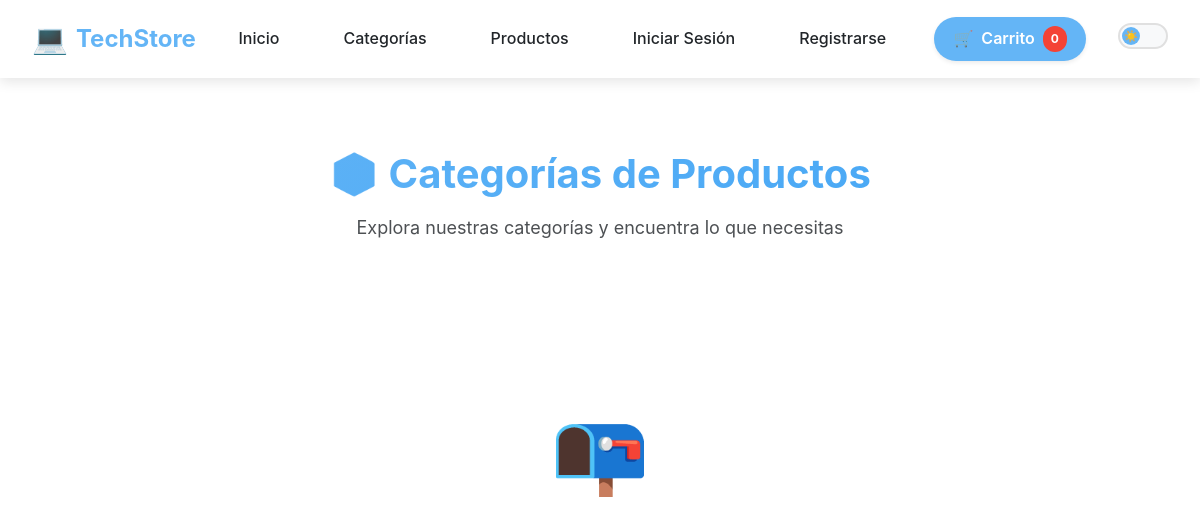
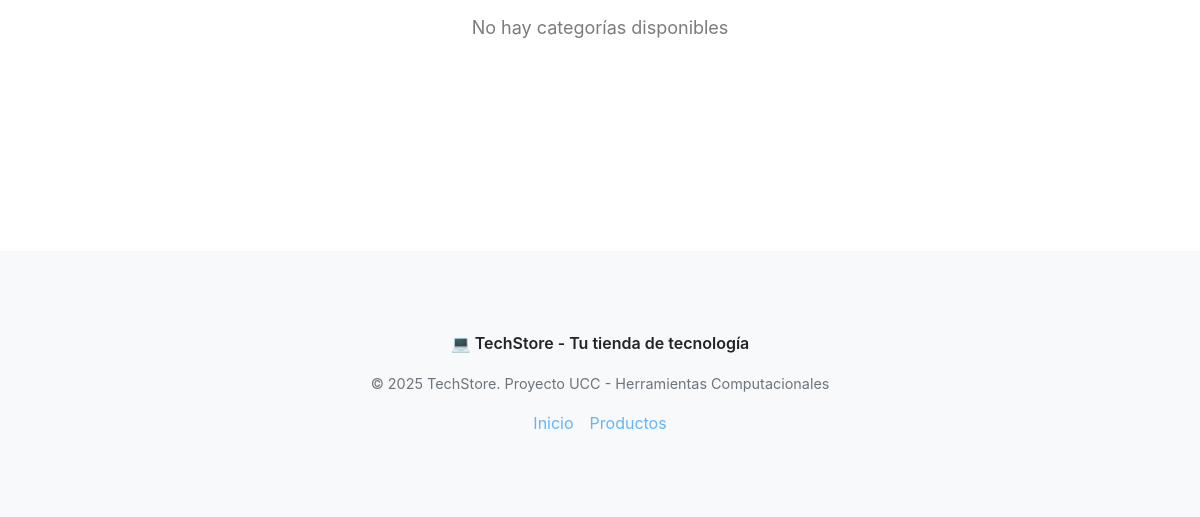
Before: /categorias/ with the older database file (2 pictures, top to bottom).
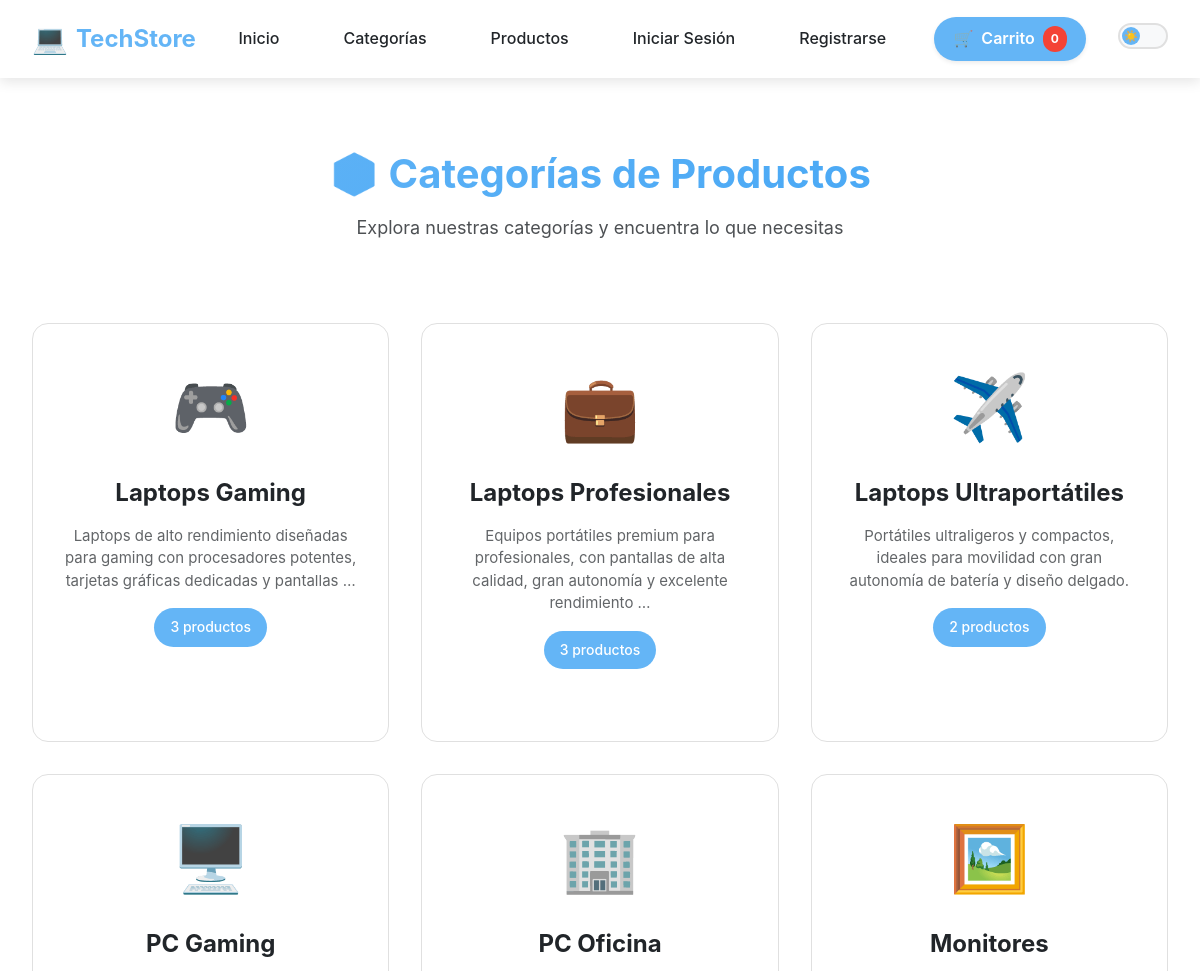
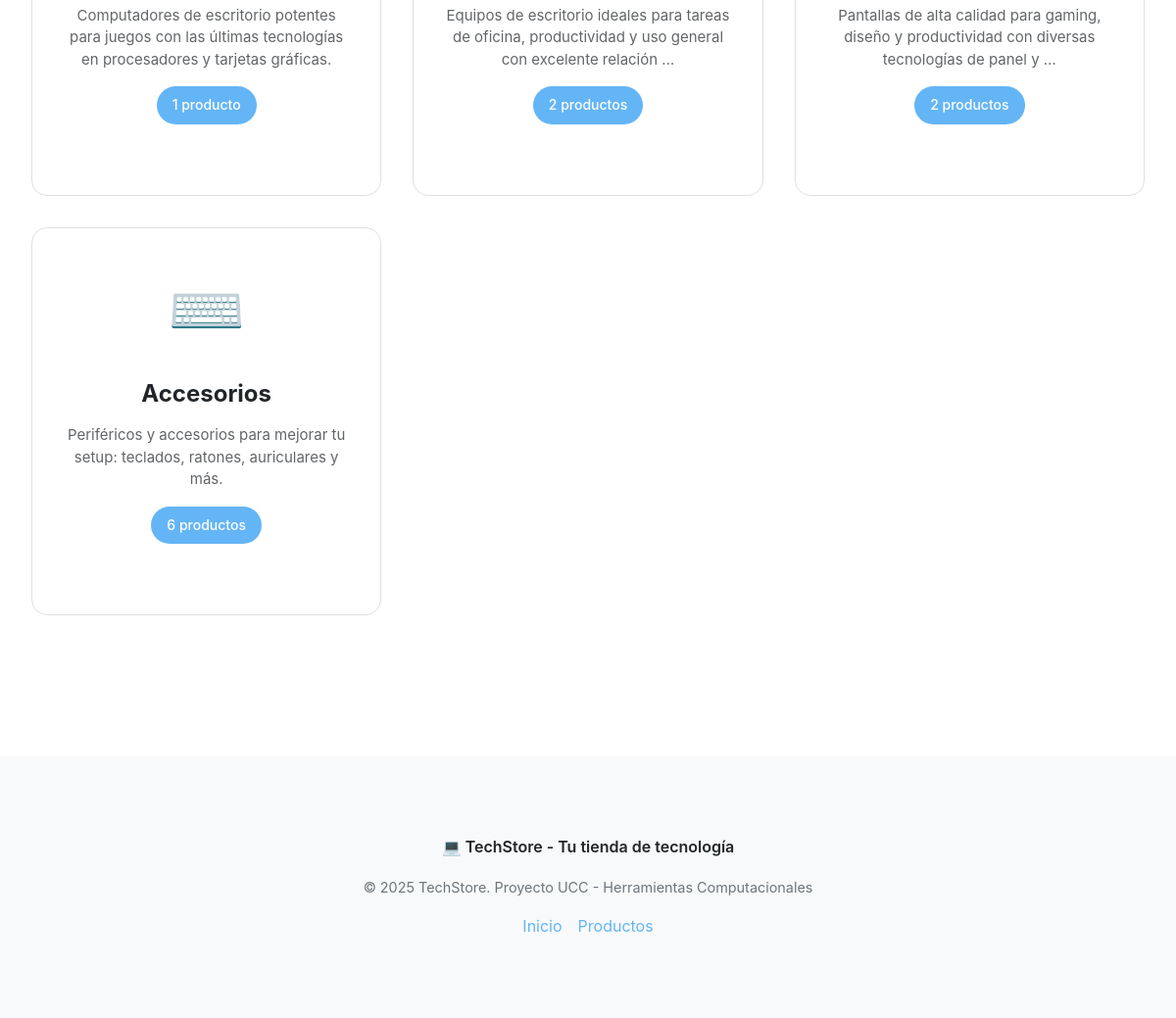
After: the same page with the newer database file (2 pictures, top to bottom).
### crud_app/models.py (models this page shows, shortened)
class Categoria(models.Model):
    nombre = models.CharField(max_length=100, unique=True)
    slug = models.SlugField(max_length=100, unique=True, blank=True)
    descripcion = models.TextField(blank=True, help_text="Descripción de la categoría")
    icono = models.CharField(max_length=50, default="📦", help_text="Emoji o código del icono")
    imagen = models.ImageField(upload_to='categorias/', blank=True, null=True)
    activa = models.BooleanField(default=True)
    orden = models.PositiveIntegerField(default=0, help_text="Orden de visualización")
    creado_el = models.DateTimeField(auto_now_add=True)
    actualizado_el = models.DateTimeField(auto_now=True)
    class Meta:
        ordering = ['orden', 'nombre']
        verbose_name = 'Categoría'
        verbose_name_plural = 'Categorías'

### crud_app/views.py (the view)
# urls.py: path('categorias/', views.categorias_lista, name='categorias_lista'),
def categorias_lista(request):
    categorias = Categoria.objects.filter(activa=True).order_by('orden', 'nombre')
    for categoria in categorias:
        categoria.productos_count = categoria.productos.filter(stock__gt=0).count()
    context = {
        'categorias': categorias,
    }
    return render(request, 'crud_app/categorias.html', context)

### crud_app/templates/crud_app/categorias.html (shortened to what this page needs)
{% extends 'crud_app/base.html' %}
{% load static %}
{% block contenido %}
<div class="container">
    <div class="page-header">
        <h1>📦 Categorías de Productos</h1>
        <p>Explora nuestras categorías y encuentra lo que necesitas</p>
    </div>
    <div class="categories-grid">
        {% for categoria in categorias %}
        <a href="{% url 'categoria_detalle' categoria.slug %}" class="category-card">
            <div class="category-icon">{{ categoria.icono }}</div>
            <h3>{{ categoria.nombre }}</h3>
            <p>{{ categoria.descripcion|truncatewords:15 }}</p>
            <div class="category-count">
                {{ categoria.productos_count }} producto{{ categoria.productos_count|pluralize }}
            </div>
        </a>
        {% empty %}
        <div class="empty-state">
            <div class="empty-icon">📭</div>
            <p>No hay categorías disponibles</p>
        </div>
        {% endfor %}
    </div>
</div>
{% endblock %}

### crud_app/templates/crud_app/base.html (shortened to what this page needs)
{% load static %}
<!DOCTYPE html>
<html lang="es" data-theme="light">
<head>
  <link rel="stylesheet" href="{% static 'css/styles.css' %}?v=2.0">
  <link rel="stylesheet" href="{% static 'css/responsive-overrides.css' %}">
</head>
<body>
  <nav class="navbar">
    <div class="navbar-container">
      <a class="navbar-brand" href="{% url 'index' %}">
        <span style="font-size: 1.8rem;">💻</span>
        <span>TechStore</span>
      </a>
      <ul class="navbar-menu" id="navbar-menu">
        <li><a class="navbar-link" href="{% url 'index' %}">Inicio</a></li>
        <li><a class="navbar-link" href="{% url 'categorias_lista' %}">Categorías</a></li>
        <li><a class="navbar-link" href="{% url 'lista_productos' %}">Productos</a></li>
        {% if user.is_authenticated %}
          <li><a class="navbar-link" href="{% url 'orders' %}">📦 Mis Órdenes</a></li>
          <li><a class="navbar-link" href="{% url 'logout' %}">Cerrar Sesión</a></li>
        {% else %}
          <li><a class="navbar-link" href="{% url 'login' %}">Iniciar Sesión</a></li>
          <li><a class="navbar-link" href="{% url 'register' %}">Registrarse</a></li>
        {% endif %}
        <li>
          <a class="cart-button" href="{% url 'ver_carrito' %}">
            <span>🛒</span>
            <span>Carrito</span>
            <span class="cart-badge" id="cart-badge">0</span>
          </a>
        </li>
        <li>
          <button class="theme-toggle" id="theme-toggle" aria-label="Cambiar tema">
            <div class="theme-toggle-slider">
              <span id="theme-icon">☀️</span>
            </div>
          </button>
        </li>
      </ul>
    </div>
  </nav>
  <main>
    {% block contenido %}{% endblock %}
  </main>
  <footer style="background-color: var(--secondary-bg); padding: 3rem 2rem; margin-top: 4rem; text-align: center; color: var(--text-secondary);">
    <div class="container">
      <p style="margin-bottom: 1rem; font-weight: 600; color: var(--text-primary);">💻 TechStore - Tu tienda de tecnología</p>
      <p style="font-size: 0.9rem;">© 2025 TechStore. Proyecto UCC - Herramientas Computacionales</p>
      <div style="margin-top: 1rem; display: flex; gap: 1rem; justify-content: center; flex-wrap: wrap;">
        <a href="{% url 'index' %}" style="color: var(--accent-blue); text-decoration: none;">Inicio</a>
        <a href="{% url 'lista_productos' %}" style="color: var(--accent-blue); text-decoration: none;">Productos</a>
      </div>
    </div>
  </footer>
</body>
</html>

### static/css/styles.css (style rules this page uses)
:root { --primary-bg: #ffffff; --secondary-bg: #f8f9fa; --card-bg: #ffffff; --text-primary: #212529; --text-secondary: #6c757d; --border-color: #e0e0e0; --accent-blue: #64b5f6; --accent-blue-hover: #42a5f5; --accent-blue-light: #e3f2fd; --success: #4caf50; --success-hover: #45a049; --warning: #ff9800; --danger: #f44336; --danger-hover: #da190b; --info: #2196f3; --shadow-sm: 0 2px 4px rgba(0, 0, 0, 0.08); --shadow-md: 0 4px 12px rgba(0, 0, 0, 0.1); --shadow-lg: 0 8px 24px rgba(0, 0, 0, 0.12); --transition-fast: 0.15s ease; --transition-normal: 0.3s ease; --transition-slow: 0.5s ease; --spacing-xs: 0.5rem; --spacing-sm: 1rem; --spacing-md: 1.5rem; --spacing-lg: 2rem; --spacing-xl: 3rem; --radius-sm: 6px; --radius-md: 10px; --radius-lg: 16px; --radius-full: 9999px; }
* { margin: 0; padding: 0; box-sizing: border-box; }
html { scroll-behavior: smooth; }
body { font-family: -apple-system, BlinkMacSystemFont, 'Segoe UI', Roboto, 'Helvetica Neue', Arial, sans-serif; background-color: var(--primary-bg); color: var(--text-primary); line-height: 1.6; transition: background-color var(--transition-normal), color var(--transition-normal); min-height: 100vh; }
.navbar { background-color: var(--card-bg); box-shadow: var(--shadow-md); position: sticky; top: 0; z-index: 1000; transition: all var(--transition-normal); }
.navbar-container { max-width: 1400px; margin: 0 auto; display: flex; justify-content: space-between; align-items: center; padding: 1rem 2rem; }
.navbar-brand { font-size: 1.5rem; font-weight: 700; color: var(--accent-blue); text-decoration: none; display: flex; align-items: center; gap: 0.5rem; transition: transform var(--transition-fast); }
.navbar-menu { display: flex; align-items: center; gap: 2rem; list-style: none; }
.navbar-link { color: var(--text-primary); text-decoration: none; font-weight: 500; padding: 0.5rem 1rem; border-radius: var(--radius-sm); transition: all var(--transition-fast); position: relative; }
.navbar-link::after { content: ''; position: absolute; bottom: -2px; left: 50%; width: 0; height: 2px; background-color: var(--accent-blue); transition: width var(--transition-fast), left var(--transition-fast); }
.cart-button { position: relative; background-color: var(--accent-blue); color: white; padding: 0.6rem 1.2rem; border-radius: var(--radius-full); text-decoration: none; font-weight: 600; display: flex; align-items: center; gap: 0.5rem; transition: all var(--transition-fast); box-shadow: var(--shadow-sm); }
.cart-badge { background-color: var(--danger); color: white; border-radius: var(--radius-full); padding: 0.2rem 0.5rem; font-size: 0.75rem; font-weight: 700; min-width: 20px; text-align: center; }
.theme-toggle { background: var(--secondary-bg); border: 2px solid var(--border-color); border-radius: var(--radius-full); width: 50px; height: 26px; cursor: pointer; position: relative; transition: all var(--transition-normal); }
.theme-toggle-slider { position: absolute; top: 2px; left: 2px; width: 18px; height: 18px; border-radius: 50%; background-color: var(--accent-blue); transition: transform var(--transition-normal); display: flex; align-items: center; justify-content: center; font-size: 0.7rem; }
.container { max-width: 1400px; margin: 0 auto; padding: 2rem; }

Changed rows visible on the page:
added Categoria: icono "🎮", nombre "Laptops Gaming", descripcion "Laptops de alto rendimiento diseñadas para gaming con procesadores potentes, tarjetas gráficas dedicadas y pantallas …", productos_count "3"
added Categoria: icono "💼", nombre "Laptops Profesionales", descripcion "Equipos portátiles premium para profesionales, con pantallas de alta calidad, gran autonomía y excelente rendimiento …", productos_count "3"
added Categoria: icono "✈️", nombre "Laptops Ultraportátiles", descripcion "Portátiles ultraligeros y compactos, ideales para movilidad con gran autonomía de batería y diseño delgado.", productos_count "2"
added Categoria: icono "🖥️", nombre "PC Gaming", descripcion "Computadores de escritorio potentes para juegos con las últimas tecnologías en procesadores y tarjetas gráficas.", productos_count "1"
added Categoria: icono "🏢", nombre "PC Oficina", descripcion "Equipos de escritorio ideales para tareas de oficina, productividad y uso general con excelente relación …", productos_count "2"
added Categoria: icono "🖼️", nombre "Monitores", descripcion "Pantallas de alta calidad para gaming, diseño y productividad con diversas tecnologías de panel y …", productos_count "2"
added Categoria: icono "⌨️", nombre "Accesorios", descripcion "Periféricos y accesorios para mejorar tu setup: teclados, ratones, auriculares y más.", productos_count "6"
Other visible differences:
text no longer shown: "📭 No hay categorías disponibles"
